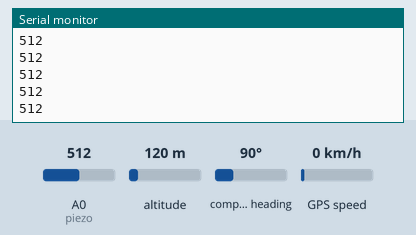
Simulated run of this sketch. Board: Arduino Mega 2560, built with avr-gcc and run on an emulated ATmega2560. Parts: the last lines printed to the serial monitor. Inputs (shaded band) come from the test bench; at power-on: A0 (piezo) = 512, altitude 120 m, compass heading 90°, GPS speed 0 km/h. The GPS gets a fix after 3 s at 37.7749, -122.4194 with 8 satellites; the modem accepts every AT command (registered, SIM ready, sends succeed) and sends nothing else.

Above: at 3.2 s.
3.3 s: A0 (piezo) set to 883
At 4.2 s:
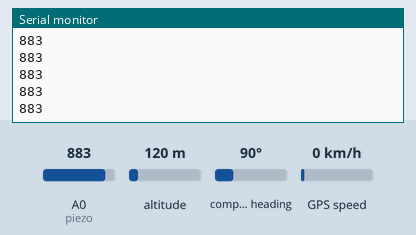
4.8 s: A0 (piezo) set to 915
At 6.4 s:
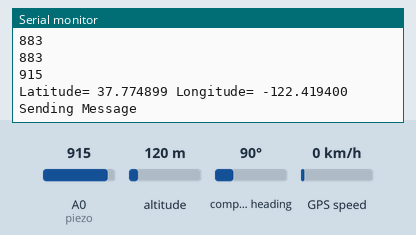
Timing chart, 0 to 7.9 s (numbered marks = the images above; inputs shaded):
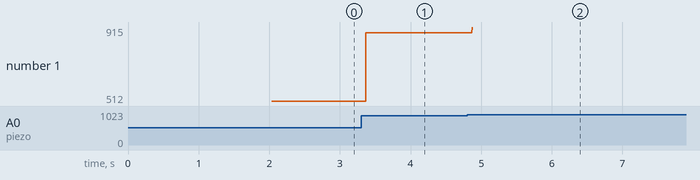

The sketch:

final_develop_1.ino
```cpp
#include <SoftwareSerial.h>
#include <TinyGPS++.h>

//int _timeout;

String _buffer;
String number = "+94703647019"; //0727610798//0719552699//775458743
String latitude;
String longitude;
static const int RXPin = 10, TXPin = 11;
static const uint32_t GPSBaud = 9600;
int piezo =  A0;//analog pin
String Arsp, Grsp;
String string1  ;
int i=0;

// The TinyGPS++ object
TinyGPSPlus gps;

// The serial connection to the GPS device
//SoftwareSerial ss(RXPin, TXPin);
// The serial connection to the SIM device

SoftwareSerial sim(11, 10);
void setup(){
   Serial.begin(9600);
   Serial1.begin(GPSBaud);
   sim.begin(9600);
   delay(1000);
   pinMode(piezo,INPUT);
   Serial.begin(9600); // connect serial
   Serial.println("The GPS Received Signal:");
   //_buffer.reserve(50); //allocate a buffer in memory
   Serial.println("GSM System Started...");
   //Serial.begin(9600);
   sim.println("AT+CMGF=1");  //Set to Text mode
  delay(1000);
  sim.println("AT+CNMI=1, 2, 0, 0, 0"); //Set to notification for new message, New message indication
}


void loop(){
  //delay (100);
 checkPiezo();
 ReceiveGPS();
 smsread ();
}


void ReceiveGPS()
{


  // This sketch displays information every time a new sentence is correctly encoded.
   while (Serial1.available() > 0){
    gps.encode(Serial1.read());
    if (gps.location.isUpdated()){
      latitude = String(gps.location.lat(), 6);
      longitude = String(gps.location.lng(), 6);
      //SendMessage();
     // delay(1000); //after each 10 sec send the GPS coords
      //Serial.println("GSM System Started..");
    //  Serial.print("Latitude= ");
    //  Serial.print(latitude);
    // Serial.print(" Longitude= ");
    //  Serial.println(longitude);

    }
}
}

void SendMessage()
{
  Serial.println ("Sending Message");
  sim.println("AT+CMGF=1");    //Sets the GSM Module in Text Mode
 // delay(100);
  //Serial.println ("Set SMS Number");
  sim.println("AT+CMGS=\"" + number + "\"\r"); //Mobile phone number to send message
 delay(100);
  //String SMS = String latitude,String longitude
  sim.println("VEHICLE IS ON MOVE...............                                    http://www.google.com/maps/place/"+latitude+","+longitude);//send the sms
 delay(100);
  sim.println((char)26);// ASCII code of CTRL+Z=substitut
  delay(100);
//  _buffer = _readSerial();//function for read SMS
}

void checkPiezo()
{
  int pzin=analogRead(A0);
  Serial.println(pzin);
   if(pzin>900)
     tutu();
  }
void tutu()
 {Serial.print("Latitude= ");
   Serial.print(latitude);
   Serial.print(" Longitude= ");
   Serial.println(longitude);
   SendMessage();
   delay(20000);

 }


void smsread ()
{
  if(sim.available()) {
    //Check if GSM Send any data
    Grsp = sim.readString(); //Read data received from SIM800L GSM Module
    Serial.print(Grsp); //Print string which received from GSM (sms, sender, sms index, receive time, etc)
    delay(500);
          if(Grsp.indexOf("O") > 0) {
         Serial.println("on");
         loop ();
          digitalWrite(5,HIGH);
       //digitalWrite(LED_PIN, HIGH); // enable it
       }else if(Grsp.indexOf("F") > 0) {
         // digitalWrite(LED_PIN, LOW);// turn off
         Serial.println("off");
             Off () ;
          digitalWrite(5,LOW);
          }else if (Grsp.indexOf("R") > 0) {
            Serial.println("locate");
            tutu ();
         }

      }
  }
void Off ()
{
  while (i=0){
     if(sim.available()) {
    //Check if GSM Send any data
    Grsp = sim.readString(); //Read data received from SIM800L GSM Module
    Serial.print(Grsp); //Print string which received from GSM (sms, sender, sms index, receive time, etc)
    delay(500);
    if(Grsp.indexOf("O") > 0) {
         Serial.println("on");
         i=1 ;
  }
     }
  }
}
```

Measured:
- the behaviour switches between 900 and 901 on A0 (piezo) (found by bisection; images 1 and 2)
- after the input at 3.3 s, the serial monitor: prints a new line after 0.07 s (image 1)
- after the input at 4.8 s, the serial monitor: prints a new line after 0.07 s (image 2)
- plotted number 1: 512 → 883 after the input at 3.3 s, 883 → 915 after the input at 4.8 s
